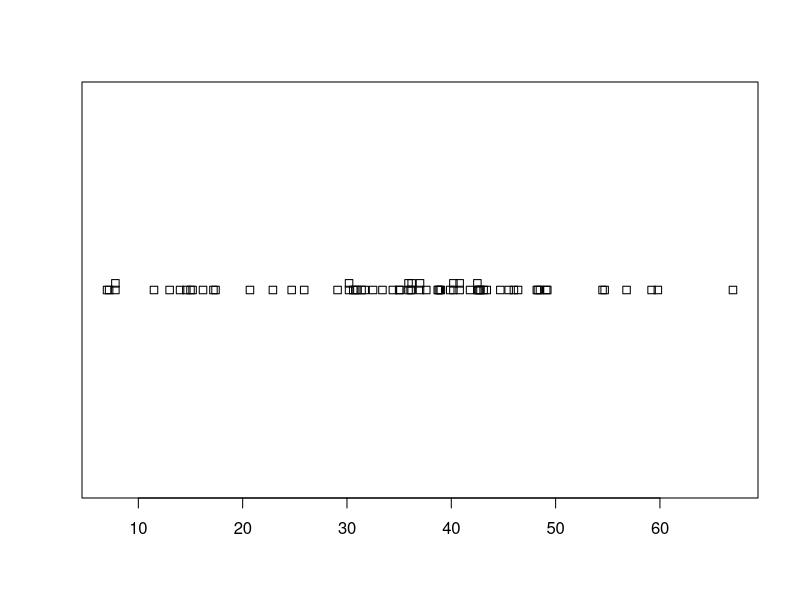
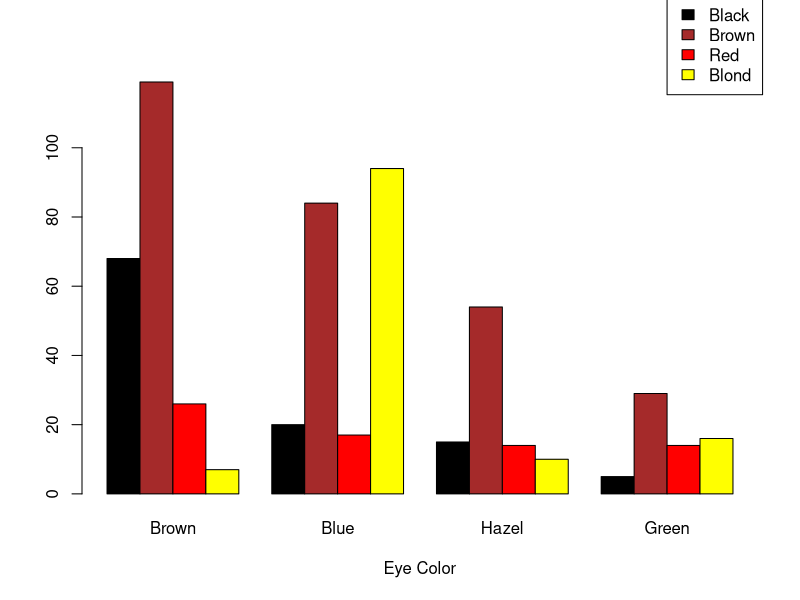
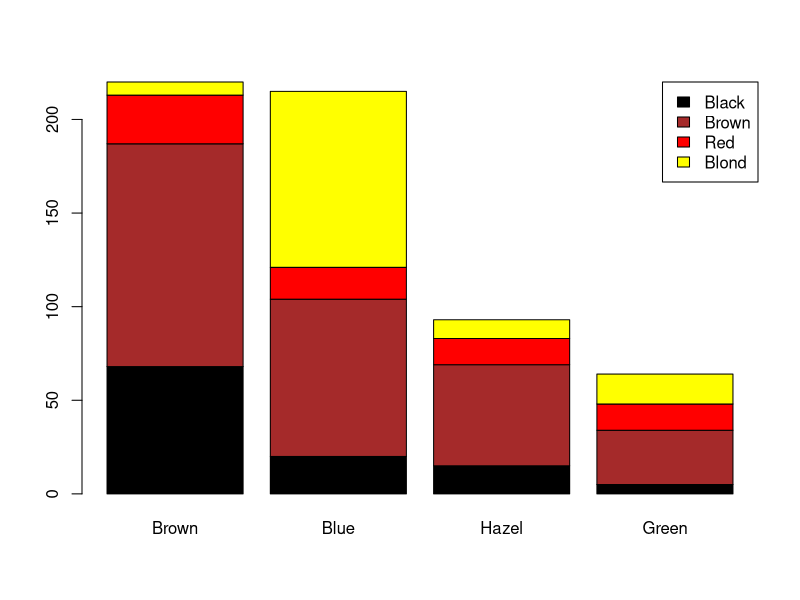

Generate these figures, in order, with R:
# R Practice 3 / June 26, 2025

#load dataset
data("precip")

#dotplot, explore pch options!
stripchart(precip, method = "stack")

#load the data and put in a useable form
data(HairEyeColor)
hair_eye <- margin.table(HairEyeColor, margin = c(1, 2))

#look at data
hair_eye

#side by side bar plots
par(xpd = TRUE)

barplot(hair_eye,
        beside = TRUE,
        xlab = "Eye Color",
        col = c("black", "brown", "red", "yellow"))

legend(x = 18, y = 150,           
       legend = rownames(hair_eye),
       fill = c("black", "brown", "red", "yellow"),
       title = "Hair Color")


#stacked bar
barplot(hair_eye,
        col = c("black", "brown", "red", "yellow"))

legend("topright",            
       legend = rownames(hair_eye),
       fill = c("black", "brown", "red", "yellow"))


## Practice
#Determine if precip has any outliers. Think about using IQR() or summary()

#Use the scale() function on precip to determine which city has the most annual rain

#Use the scale() function on precip to determine which city has the least annual rain

#run the following lines of code to load the dataset, then create side by side 
#and stacked barplots with appropriate colors, labels, and titles
data(UCBAdmissions)
ucb_table <- margin.table(UCBAdmissions, margin = c(1, 2))

#you can apply the t() function to your dataset if you want to switch which variable
#is represented on the x-axis. Play around with this for the ucb and hair_eye datasets


